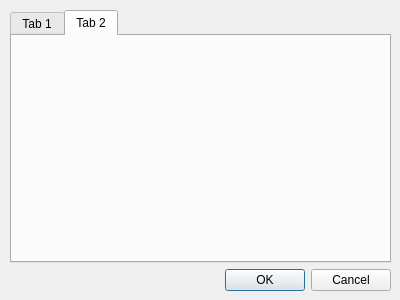
<?xml version="1.0" encoding="UTF-8"?>
<ui version="4.0">
 <class>InputAssistantDialog</class>
 <widget class="QDialog" name="InputAssistantDialog">
  <property name="geometry">
   <rect>
    <x>0</x>
    <y>0</y>
    <width>400</width>
    <height>300</height>
   </rect>
  </property>
  <property name="windowTitle">
   <string>Input assistant</string>
  </property>
  <widget class="QWidget" name="layoutWidget">
   <property name="geometry">
    <rect>
     <x>10</x>
     <y>10</y>
     <width>381</width>
     <height>281</height>
    </rect>
   </property>
   <layout class="QVBoxLayout" name="verticalLayout_2">
    <property name="sizeConstraint">
     <enum>QLayout::SizeConstraint::SetMaximumSize</enum>
    </property>
    <item>
     <layout class="QVBoxLayout" name="verticalLayout">
      <property name="sizeConstraint">
       <enum>QLayout::SizeConstraint::SetMaximumSize</enum>
      </property>
      <item>
       <widget class="QTabWidget" name="tabWidget">
        <property name="currentIndex">
         <number>1</number>
        </property>
        <widget class="QWidget" name="tab">
         <property name="sizePolicy">
          <sizepolicy hsizetype="Expanding" vsizetype="Expanding">
           <horstretch>0</horstretch>
           <verstretch>0</verstretch>
          </sizepolicy>
         </property>
         <property name="windowTitle">
          <string>Input assistant</string>
         </property>
         <attribute name="title">
          <string>Tab 1</string>
         </attribute>
        </widget>
        <widget class="QWidget" name="tab_2">
         <property name="sizePolicy">
          <sizepolicy hsizetype="Expanding" vsizetype="Expanding">
           <horstretch>0</horstretch>
           <verstretch>0</verstretch>
          </sizepolicy>
         </property>
         <attribute name="title">
          <string>Tab 2</string>
         </attribute>
        </widget>
       </widget>
      </item>
     </layout>
    </item>
    <item>
     <layout class="QHBoxLayout" name="horizontalLayout">
      <property name="sizeConstraint">
       <enum>QLayout::SizeConstraint::SetMaximumSize</enum>
      </property>
      <item>
       <spacer name="horizontalSpacer">
        <property name="orientation">
         <enum>Qt::Orientation::Horizontal</enum>
        </property>
        <property name="sizeHint" stdset="0">
         <size>
          <width>40</width>
          <height>20</height>
         </size>
        </property>
       </spacer>
      </item>
      <item>
       <widget class="QDialogButtonBox" name="buttonBox">
        <property name="orientation">
         <enum>Qt::Orientation::Horizontal</enum>
        </property>
        <property name="standardButtons">
         <set>QDialogButtonBox::StandardButton::Cancel|QDialogButtonBox::StandardButton::Ok</set>
        </property>
       </widget>
      </item>
     </layout>
    </item>
   </layout>
  </widget>
 </widget>
 <resources/>
 <connections>
  <connection>
   <sender>buttonBox</sender>
   <signal>accepted()</signal>
   <receiver>InputAssistantDialog</receiver>
   <slot>accept()</slot>
   <hints>
    <hint type="sourcelabel">
     <x>248</x>
     <y>254</y>
    </hint>
    <hint type="destinationlabel">
     <x>157</x>
     <y>274</y>
    </hint>
   </hints>
  </connection>
  <connection>
   <sender>buttonBox</sender>
   <signal>rejected()</signal>
   <receiver>InputAssistantDialog</receiver>
   <slot>reject()</slot>
   <hints>
    <hint type="sourcelabel">
     <x>316</x>
     <y>260</y>
    </hint>
    <hint type="destinationlabel">
     <x>286</x>
     <y>274</y>
    </hint>
   </hints>
  </connection>
 </connections>
</ui>
